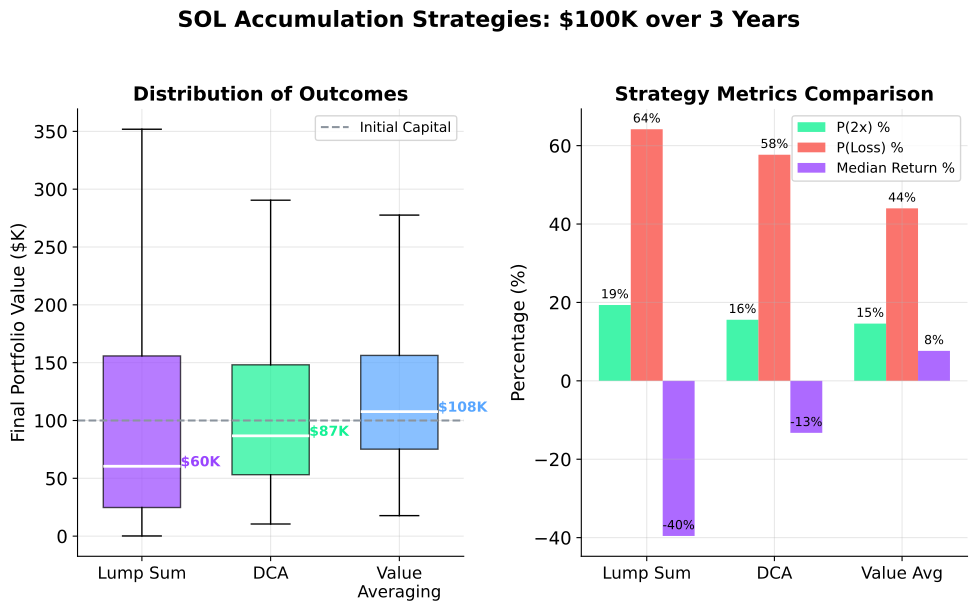

Generate this figure with Python:
"""
DCA vs Lump Sum vs Value Averaging - Accumulation Strategy Comparison
"""
import matplotlib.pyplot as plt
import numpy as np
from pathlib import Path
import sys
sys.path.insert(0, str(Path(__file__).parent.parent.parent / 'models'))
from utils import CHART_RCPARAMS, COLORS

plt.rcParams.update(CHART_RCPARAMS)

# Simulation parameters
np.random.seed(42)
S0 = 150
initial_capital = 100000  # $100K
T = 3.0  # 3 years
n_months = 36
n_simulations = 5000

# Simulate price paths (monthly)
mu = 0.15 / 12  # Monthly drift
sigma = 0.80 / np.sqrt(12)  # Monthly volatility

# Generate price paths
price_paths = np.zeros((n_simulations, n_months + 1))
price_paths[:, 0] = S0

for t in range(1, n_months + 1):
    Z = np.random.standard_normal(n_simulations)
    price_paths[:, t] = price_paths[:, t-1] * np.exp((mu - 0.5*sigma**2) + sigma * Z)

# Strategy 1: Lump Sum (buy all at t=0)
lump_sum_sol = initial_capital / S0
lump_sum_final_value = lump_sum_sol * price_paths[:, -1]

# Strategy 2: DCA (equal monthly purchases)
monthly_investment = initial_capital / n_months
dca_sol = np.zeros(n_simulations)
for t in range(n_months):
    dca_sol += monthly_investment / price_paths[:, t]
dca_final_value = dca_sol * price_paths[:, -1]

# Strategy 3: Value Averaging (buy more when down, less when up)
target_growth = (1 + 0.05/12)  # 5% annual target growth
va_sol = np.zeros(n_simulations)
va_invested = np.zeros(n_simulations)
base_investment = initial_capital / n_months

for t in range(n_months):
    target_value = base_investment * (t + 1) * target_growth ** t
    current_value = va_sol * price_paths[:, t]
    needed = np.clip(target_value - current_value, 0, base_investment * 2)
    va_sol += needed / price_paths[:, t]
    va_invested += needed

va_final_value = va_sol * price_paths[:, -1]

# Calculate statistics
strategies = {
    'Lump Sum': lump_sum_final_value,
    'DCA': dca_final_value,
    'Value Averaging': va_final_value,
}

fig, (ax1, ax2) = plt.subplots(1, 2, figsize=(10, 6))

# Left: Box plot comparison
data = [lump_sum_final_value / 1000, dca_final_value / 1000, va_final_value / 1000]
positions = [1, 2, 3]
colors_box = [COLORS['SOL_PURPLE'], COLORS['SOL_GREEN'], COLORS['ACCENT_BLUE']]

bp = ax1.boxplot(data, positions=positions, widths=0.6, patch_artist=True,
                  showfliers=False, medianprops=dict(color='white', linewidth=2))

for patch, color in zip(bp['boxes'], colors_box):
    patch.set_facecolor(color)
    patch.set_alpha(0.7)

ax1.set_xticklabels(['Lump Sum', 'DCA', 'Value\nAveraging'], fontsize=12)
ax1.set_ylabel('Final Portfolio Value ($K)', fontsize=13)
ax1.set_title('Distribution of Outcomes', fontsize=14, fontweight='bold')
ax1.axhline(y=100, color=COLORS['TEXT_SECONDARY'], linestyle='--',
            linewidth=1.5, label='Initial Capital')
ax1.legend(loc='upper right', fontsize=10)
ax1.grid(True, alpha=0.3, axis='y')

# Add median labels
for i, d in enumerate(data):
    median = np.median(d)
    ax1.annotate(f'${median:.0f}K', xy=(positions[i], median),
                 xytext=(positions[i] + 0.3, median),
                 fontsize=10, fontweight='bold', color=colors_box[i])

# Right: Probability metrics
metrics = {
    'P(2x)': [np.mean(v >= 2*initial_capital) for v in strategies.values()],
    'P(Loss)': [np.mean(v < initial_capital) for v in strategies.values()],
    'Median Return': [np.median(v/initial_capital - 1) for v in strategies.values()],
}

x = np.arange(3)
width = 0.25

bars1 = ax2.bar(x - width, [m*100 for m in metrics['P(2x)']], width,
                label='P(2x) %', color=COLORS['SOL_GREEN'], alpha=0.8)
bars2 = ax2.bar(x, [m*100 for m in metrics['P(Loss)']], width,
                label='P(Loss) %', color=COLORS['ERROR_RED'], alpha=0.8)
bars3 = ax2.bar(x + width, [m*100 for m in metrics['Median Return']], width,
                label='Median Return %', color=COLORS['SOL_PURPLE'], alpha=0.8)

ax2.set_xticks(x)
ax2.set_xticklabels(['Lump Sum', 'DCA', 'Value Avg'], fontsize=12)
ax2.set_ylabel('Percentage (%)', fontsize=13)
ax2.set_title('Strategy Metrics Comparison', fontsize=14, fontweight='bold')
ax2.legend(loc='upper right', fontsize=10)
ax2.grid(True, alpha=0.3, axis='y')

# Add value labels
for bars in [bars1, bars2, bars3]:
    for bar in bars:
        height = bar.get_height()
        ax2.annotate(f'{height:.0f}%',
                     xy=(bar.get_x() + bar.get_width()/2, height),
                     xytext=(0, 3), textcoords='offset points',
                     ha='center', va='bottom', fontsize=9)

plt.suptitle('SOL Accumulation Strategies: $100K over 3 Years', fontsize=16, fontweight='bold', y=1.02)
plt.tight_layout()
plt.savefig(Path(__file__).parent / 'chart.pdf', dpi=300, bbox_inches='tight')
plt.close()

print("Chart saved: 09_dca_vs_lumpsum/chart.pdf")
